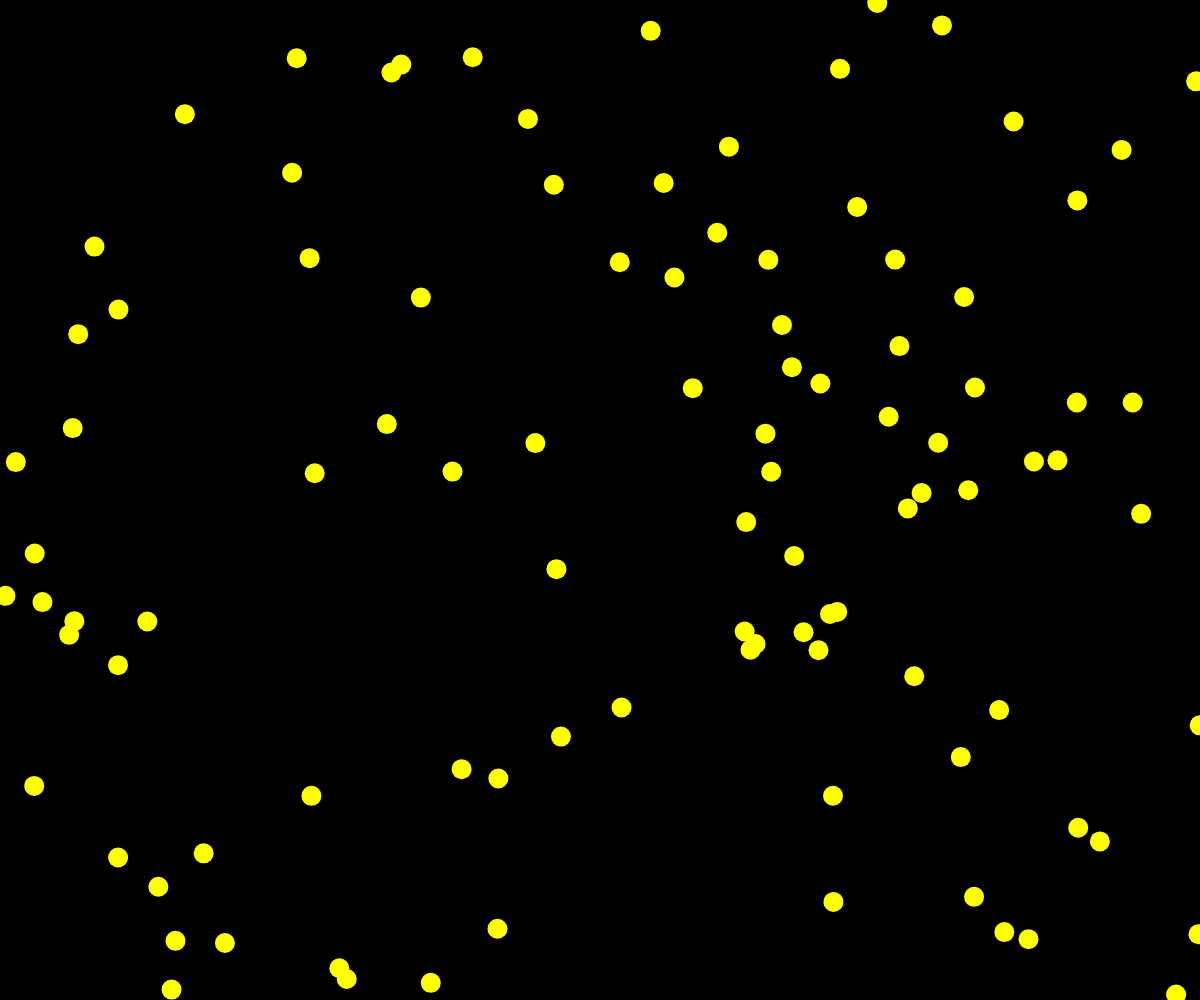
Frame 1 (no input)
Frame 60 (no input): identical to frame 1, image omitted
Frame 120 (the mouse pressed at the canvas centre since frame 60): identical to frame 1, image omitted

The p5.js sketch that drew this single still picture (run headless with seeded random() and noise() and a simulated clock; from frame 60 on, the mouse is pressed at the canvas centre):

// p5.js sketch
// ── sketch.js
const particles = [],
groups = [],
particleAmount = 2,
particleColor = "yellow"

function setup () {

	createCanvas( windowWidth, windowHeight)
	noStroke()

	for(let i = 0; i < 100; i++) {
		const particle = new Particle({x: random(0, windowWidth), y: random(0, windowHeight), color: particleColor})
		particles.push(particle)
		groups.push(particle)
	}

}

function draw () {

	background("black")

	for (let index = 0; index < particles.length; index++) {
		const particle = particles[index];
		particle.draw()
	}
}

function Particle ({ x, y, color }) {

	this.params = {
		x, y, 
		color,
		vx: 0,
		vy: 0,
		size: 20
	}

	this.draw = () => {
		fill(this.params.color)
		circle(this.params.x, this.params.y, this.params.size)
	}
}

function rule(part1, part2, g) {

	fx = 0
	fy = 0

	a = part1[0]
	b = part2[1]
	dx = a.x-b.x
	dy = a.y-b.y
	d = Math.sprt( dx*dx + dy*dy )
	
	if(d > 0) {
		F = g * 1/d
		fx += (F * dx)
		fy += (F * dy)
	}

	a.x += fx
	a.y += fy
}
